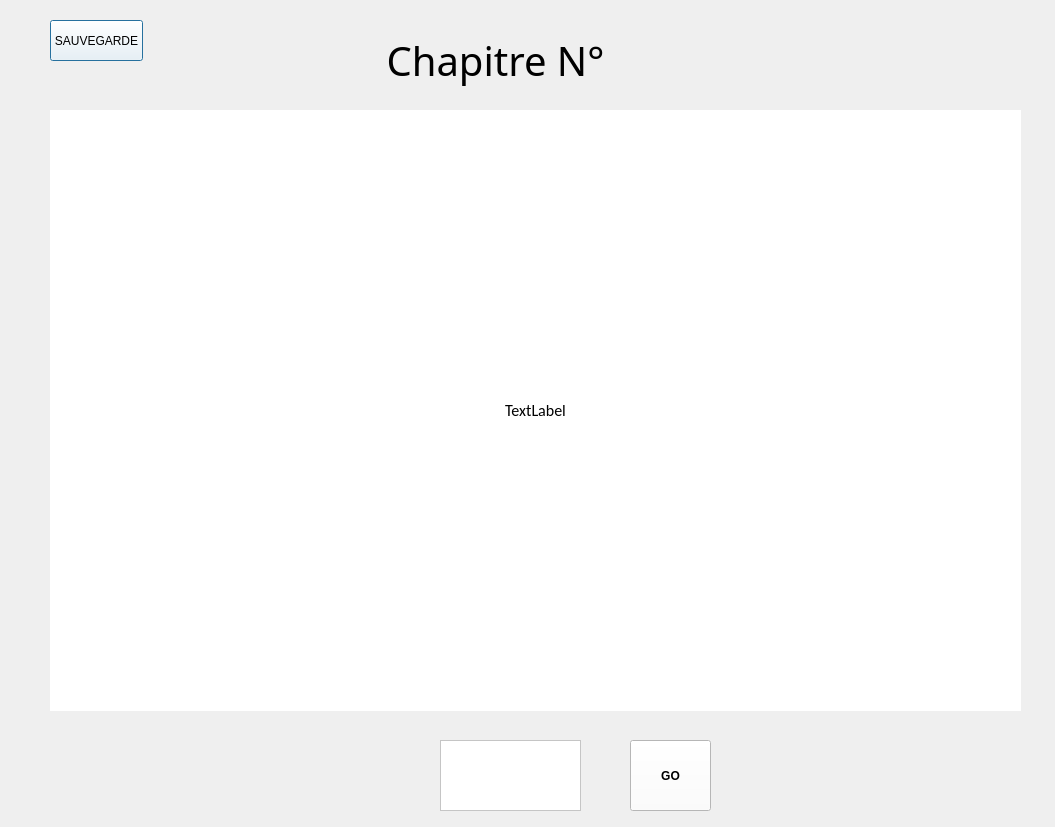
<?xml version="1.0" encoding="UTF-8"?>
<ui version="4.0">
 <class>Dialog</class>
 <widget class="QDialog" name="Dialog">
  <property name="geometry">
   <rect>
    <x>0</x>
    <y>0</y>
    <width>1055</width>
    <height>827</height>
   </rect>
  </property>
  <property name="windowTitle">
   <string>Dialog</string>
  </property>
  <property name="styleSheet">
   <string notr="true"/>
  </property>
  <widget class="QPushButton" name="pushButton">
   <property name="geometry">
    <rect>
     <x>50</x>
     <y>20</y>
     <width>93</width>
     <height>41</height>
    </rect>
   </property>
   <property name="cursor">
    <cursorShape>PointingHandCursor</cursorShape>
   </property>
   <property name="styleSheet">
    <string notr="true">background-color: rgb(255, 255, 255);</string>
   </property>
   <property name="text">
    <string>SAUVEGARDE</string>
   </property>
  </widget>
  <widget class="QLabel" name="labelChapitreNo">
   <property name="geometry">
    <rect>
     <x>340</x>
     <y>10</y>
     <width>311</width>
     <height>101</height>
    </rect>
   </property>
   <property name="font">
    <font>
     <family>Viner Hand ITC</family>
     <pointsize>30</pointsize>
     <weight>50</weight>
     <bold>false</bold>
    </font>
   </property>
   <property name="text">
    <string>Chapitre N°</string>
   </property>
   <property name="textFormat">
    <enum>Qt::AutoText</enum>
   </property>
   <property name="alignment">
    <set>Qt::AlignCenter</set>
   </property>
  </widget>
  <widget class="QLabel" name="labelNumeroChapitre">
   <property name="geometry">
    <rect>
     <x>610</x>
     <y>10</y>
     <width>111</width>
     <height>101</height>
    </rect>
   </property>
   <property name="font">
    <font>
     <family>Viner Hand ITC</family>
     <pointsize>30</pointsize>
     <weight>50</weight>
     <bold>false</bold>
    </font>
   </property>
   <property name="text">
    <string/>
   </property>
   <property name="textFormat">
    <enum>Qt::AutoText</enum>
   </property>
   <property name="alignment">
    <set>Qt::AlignCenter</set>
   </property>
  </widget>
  <widget class="QLabel" name="labelTexteChapitre">
   <property name="geometry">
    <rect>
     <x>50</x>
     <y>110</y>
     <width>971</width>
     <height>601</height>
    </rect>
   </property>
   <property name="font">
    <font>
     <family>Calibri</family>
     <pointsize>12</pointsize>
     <italic>false</italic>
    </font>
   </property>
   <property name="cursor">
    <cursorShape>ArrowCursor</cursorShape>
   </property>
   <property name="styleSheet">
    <string notr="true">background-color: rgb(255, 255, 255);</string>
   </property>
   <property name="text">
    <string>TextLabel</string>
   </property>
   <property name="scaledContents">
    <bool>true</bool>
   </property>
   <property name="alignment">
    <set>Qt::AlignCenter</set>
   </property>
   <property name="wordWrap">
    <bool>true</bool>
   </property>
   <property name="margin">
    <number>3</number>
   </property>
  </widget>
  <widget class="QPushButton" name="pushButtonChoixChapitre">
   <property name="geometry">
    <rect>
     <x>630</x>
     <y>740</y>
     <width>81</width>
     <height>71</height>
    </rect>
   </property>
   <property name="font">
    <font>
     <weight>75</weight>
     <bold>true</bold>
    </font>
   </property>
   <property name="cursor">
    <cursorShape>PointingHandCursor</cursorShape>
   </property>
   <property name="styleSheet">
    <string notr="true">background-color: rgb(255, 255, 255);</string>
   </property>
   <property name="text">
    <string>GO</string>
   </property>
  </widget>
  <widget class="QPlainTextEdit" name="plainTextChoixChapitre">
   <property name="geometry">
    <rect>
     <x>440</x>
     <y>740</y>
     <width>141</width>
     <height>71</height>
    </rect>
   </property>
   <property name="font">
    <font>
     <pointsize>24</pointsize>
     <weight>75</weight>
     <bold>true</bold>
    </font>
   </property>
   <property name="cursor" stdset="0">
    <cursorShape>IBeamCursor</cursorShape>
   </property>
   <property name="styleSheet">
    <string notr="true">background-color: rgb(255, 255, 255);</string>
   </property>
   <property name="locale">
    <locale language="French" country="France"/>
   </property>
  </widget>
 </widget>
 <resources/>
 <connections/>
</ui>
